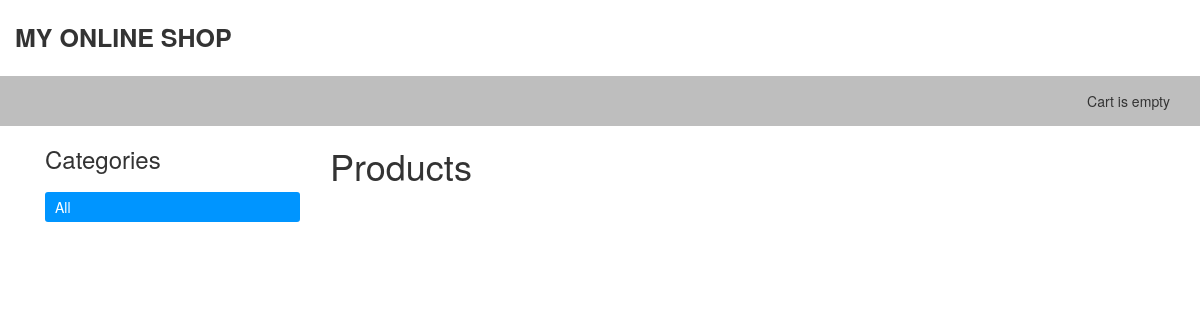
The app's page /, older data.
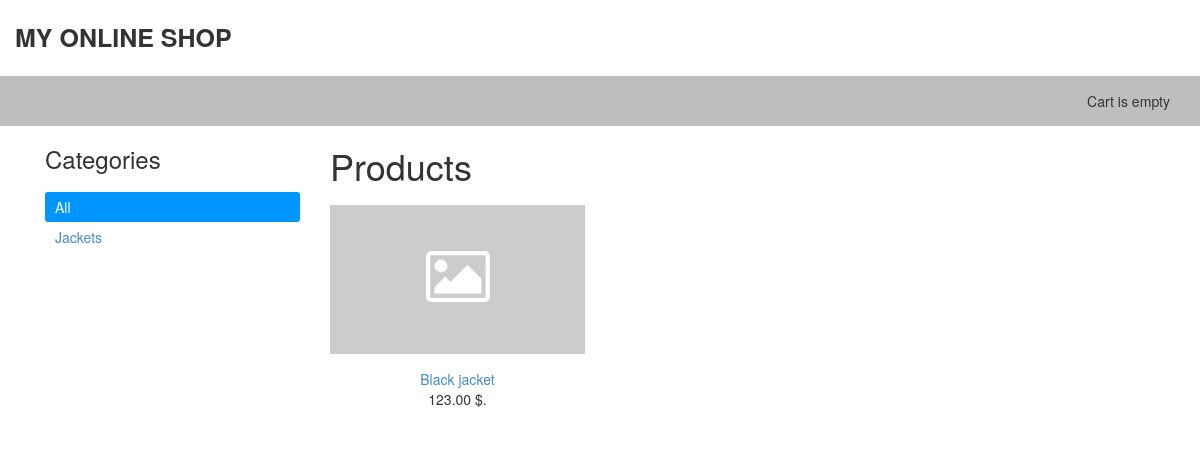
The same page, newer data.
### shop/models.py (models this page shows, shortened)
class Category(models.Model):
    name = models.CharField(max_length=200, db_index=True)
    slug = models.SlugField(max_length=200, db_index=True, unique=True)
    class Meta:
        ordering = ['name']
        verbose_name = 'Category'
        verbose_name_plural = 'Categories'
    def get_absolute_url(self):
        return reverse('shop:ProductListByCategory', args=[self.slug])

class Product(models.Model):
    category = models.ForeignKey(Category, related_name='products', verbose_name="Category", on_delete=models.PROTECT)
    name = models.CharField(max_length=200, db_index=True, verbose_name="Name")
    slug = models.SlugField(max_length=200, db_index=True)
    image = models.ImageField(upload_to='products/%Y/%m/%d/', blank=True, verbose_name="Product image")
    description = models.TextField(blank=True, verbose_name="description")
    price = models.DecimalField(max_digits=10, decimal_places=2, verbose_name="Price")
    stock = models.PositiveIntegerField(verbose_name="In stock")
    available = models.BooleanField(default=True, verbose_name="Available")
    created = models.DateTimeField(auto_now_add=True)
    updated = models.DateTimeField(auto_now=True)
    class Meta:
        ordering = ['name']
        index_together = [
            ['id', 'slug']
        ]
    def get_absolute_url(self):
          return reverse('shop:ProductDetail', args=[self.id, self.slug])

### shop/views.py (the view)
# urls.py: url(r'^(?P<category_slug>[-\w]+)/$', views.ProductList, name='ProductListByCategory'),
def ProductList(request, category_slug=None):
    category = None
    categories = Category.objects.all()
    products = Product.objects.filter(available=True)
    if category_slug:
        category = get_object_or_404(Category, slug=category_slug)
        products = products.filter(category=category)
    return render(request, 'shop/product/list.html', {
        'category': category,
        'categories': categories,
        'products': products
    })

### cart/cart.py (called while the page is built)
    def __len__(self):
        return sum(item['quantity'] for item in self.cart.values())

### cart/context_processors.py (called while the page is built)
def cart(request):
    return {'cart': Cart(request)}

### shop/templates/shop/product/list.html (shortened to what this page needs)
{% extends 'shop/base.html' %}
{% load static %}
{% block content %}
  <div id="sidebar" class="col-sm-3">
    <h3>Categories</h3>
    <ul>
      <li {% if not category %} class="selected" {% endif %}>
        <a href="{% url "shop:ProductList" %}">All</a>
      </li>
      {% for cat in categories %}
        <li {% if category.slug == cat.slug %} class="selected" {% endif %}>
          <a href="{{ cat.get_absolute_url }}">{{ cat.name }}</a>
        </li>
      {% endfor %}
    </ul>
  </div>
  <div id="main" class="product_list col-sm-9">
    <h1>{% if category %}{{ category.name }}{% else %}Products{% endif %}</h1>
    <div class="items row">
      {% for product in products %}
        <div class="item col-sm-4">
          <a href="{{ product.get_absolute_url }}">
            <img src="{% if product.image %}{{ product.image.url }}{% else %}{% static "img/no-image.jpg"%}{% endif %}" class="img-responsive">
          </a>
          <a href="{{ product.get_absolute_url }}">{{ product.name }}</a><br>
          {{ product.price }} $.
        </div>
      {% endfor %}
    </div>
  </div>
{% endblock %}

### shop/templates/shop/base.html (shortened to what this page needs)
{% load static %}
<!DOCTYPE html>
<html lang="en">
<head>
  <link rel="stylesheet" href="{% static "css/bootstrap.min.css" %}">
  <link rel="stylesheet" href="{% static "css/style.css" %}">
</head>
<body>
  <section id="header">
    <div class="top container">
      My online shop
    </div>
    <div class="top-bl">
      <div class="container">
          <div class="cart">
              {% with total_items=cart|length %}
                  {% if cart|length > 0 %}
                      Your cart:
                      <a href="{% url "cart:CartDetail" %}">
                          {{ total_items }} prods. {{ cart.get_total_price }} $.
                      </a>
                   {% else %}
                        Cart is empty
                  {% endif %}
              {% endwith %}
          </div>
      </div>
    </div>
  </section>
  <section id="content row" class="container">
    {% block content %}
    {% endblock %}
  </section>
</body>
</html>

### static/css/style.css (style rules this page uses)
.top { padding: 20px 0; font-size: 25px; font-weight: 600; text-transform: uppercase; }
.top-bl { background: #bebebe; padding: 15px; }
.top-bl .cart { float: right; }
#sidebar ul { list-style: none; margin: 0; padding: 0; margin-top: 20px; }
#sidebar ul li { padding: 5px 10px; }
#sidebar ul li.selected { background: #0095ff; color: white; border-radius: 3px; }
#sidebar ul li.selected a { color: white; }
.items { margin-top: 20px; }
.item { text-align: center; margin-bottom: 30px; }
.item a img { margin-bottom: 15px; }

Row changes from the older to the newer data that the page shows:
added Category: name "Jackets"
added Product: name "Black jacket", price "123.00"
